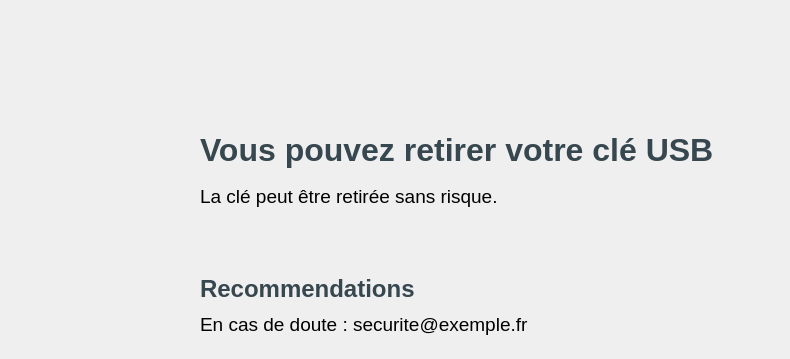
    <widget class="QWidget" name="eject_view">
     <property name="sizePolicy">
      <sizepolicy hsizetype="Expanding" vsizetype="Expanding">
       <horstretch>0</horstretch>
       <verstretch>0</verstretch>
      </sizepolicy>
     </property>
     <property name="styleSheet">
      <string notr="true">#btn_restart_ejectView {
	background-color: transparent;
}</string>
     </property>
     <widget class="QLabel" name="img_info">
      <property name="enabled">
       <bool>true</bool>
      </property>
      <property name="geometry">
       <rect>
        <x>80</x>
        <y>120</y>
        <width>100</width>
        <height>100</height>
       </rect>
      </property>
      <property name="styleSheet">
       <string notr="true">border-image: url(:/resources/assets/icons/info.png);</string>
      </property>
      <property name="text">
       <string/>
      </property>
      <property name="alignment">
       <set>Qt::AlignCenter</set>
      </property>
     </widget>
     <widget class="QWidget" name="verticalLayoutWidget">
      <property name="geometry">
       <rect>
        <x>200</x>
        <y>270</y>
        <width>581</width>
        <height>80</height>
       </rect>
      </property>
      <layout class="QVBoxLayout" name="verticalLayout_2">
       <item>
        <widget class="QLabel" name="label_recommendations">
         <property name="font">
          <font>
           <pointsize>18</pointsize>
           <weight>75</weight>
           <bold>true</bold>
           <underline>false</underline>
           <strikeout>false</strikeout>
           <kerning>true</kerning>
          </font>
         </property>
         <property name="styleSheet">
          <string notr="true">color: rgb(55, 71, 79);</string>
         </property>
         <property name="text">
          <string>Recommendations</string>
         </property>
        </widget>
       </item>
       <item>
        <widget class="QLabel" name="label_recommendations_1">
         <property name="font">
          <font>
           <pointsize>14</pointsize>
          </font>
         </property>
         <property name="text">
          <string>En cas de doute : securite@exemple.fr</string>
         </property>
         <property name="alignment">
          <set>Qt::AlignLeading|Qt::AlignLeft|Qt::AlignTop</set>
         </property>
        </widget>
       </item>
      </layout>
     </widget>
     <widget class="QWidget" name="verticalLayoutWidget_2">
      <property name="geometry">
       <rect>
        <x>200</x>
        <y>130</y>
        <width>581</width>
        <height>86</height>
       </rect>
      </property>
      <layout class="QVBoxLayout" name="verticalLayout_3">
       <item>
        <widget class="QLabel" name="label_4">
         <property name="font">
          <font>
           <pointsize>24</pointsize>
           <weight>75</weight>
           <bold>true</bold>
          </font>
         </property>
         <property name="styleSheet">
          <string notr="true">color: rgb(55, 71, 79);</string>
         </property>
         <property name="text">
          <string>Vous pouvez retirer votre clé USB</string>
         </property>
        </widget>
       </item>
       <item>
        <widget class="QLabel" name="label_5">
         <property name="font">
          <font>
           <pointsize>14</pointsize>
          </font>
         </property>
         <property name="text">
          <string>La clé peut être retirée sans risque.</string>
         </property>
        </widget>
       </item>
      </layout>
     </widget>
     <widget class="QLabel" name="label_8">
      <property name="geometry">
       <rect>
        <x>0</x>
        <y>0</y>
        <width>80</width>
        <height>80</height>
       </rect>
      </property>
      <property name="styleSheet">
       <string notr="true">image: url(:/resources/assets/USBGuardian.png);</string>
      </property>
      <property name="text">
       <string/>
      </property>
      <property name="alignment">
       <set>Qt::AlignCenter</set>
      </property>
     </widget>
     <widget class="QPushButton" name="btn_restart_ejectView">
      <property name="geometry">
       <rect>
        <x>740</x>
        <y>10</y>
        <width>32</width>
        <height>32</height>
       </rect>
      </property>
      <property name="maximumSize">
       <size>
        <width>32</width>
        <height>32</height>
       </size>
      </property>
      <property name="styleSheet">
       <string notr="true">border-image: url(:/resources/assets/icons/power.png);</string>
      </property>
      <property name="text">
       <string/>
      </property>
      <property name="flat">
       <bool>true</bool>
      </property>
     </widget>
    </widget>
